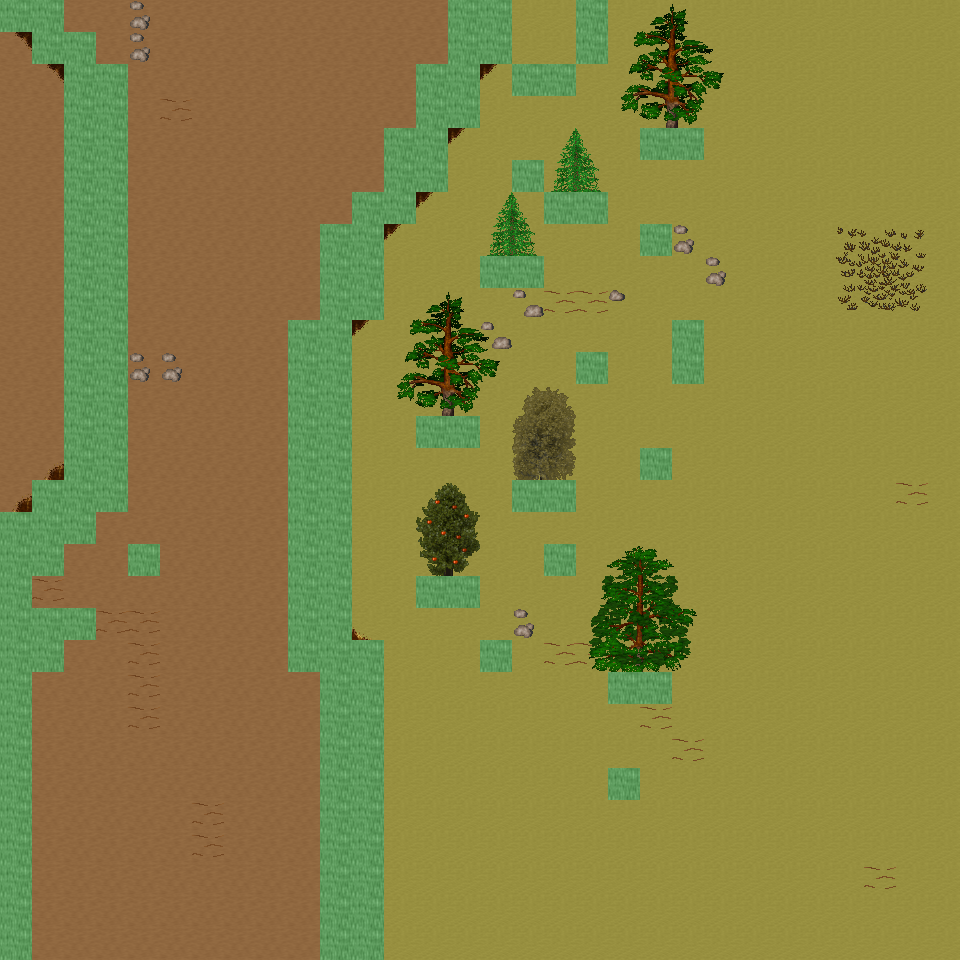

This is a level from a 2D game, rendered from its Tiled map with the project's own tilesets. A one-line summary and the map file follow, with tile-layer data summarised:
An orthogonal 30x30 tile map with 32x32 px tiles, 6 tile layers (Ground, Object, Object2, Above, ...), 47 tilesets and 6 objects (6x mapExit).

<map version="1.0" orientation="orthogonal" renderorder="right-down" width="30" height="30" tilewidth="32" tileheight="32" nextobjectid="7">
  <tileset firstgid="1" name="tileset_ground_ground" tilewidth="32" tileheight="32" tilecount="33" columns="3">
    <image source="../drawable/tileset_ground_ground.png" width="96" height="352" />
  </tileset>
  <tileset firstgid="34" name="tileset_ground_ice_ice" tilewidth="32" tileheight="32" tilecount="3" columns="3">
    <image source="../drawable/tileset_ground_ice_ice.png" width="96" height="32" />
  </tileset>
  <tileset firstgid="37" name="tileset_ground_earth_edges" tilewidth="32" tileheight="32" tilecount="18" columns="6">
    <image source="../drawable/tileset_ground_earth_edges.png" width="192" height="96" />
  </tileset>
  <tileset firstgid="55" name="tileset_ground_rock_pebbles" tilewidth="32" tileheight="32" tilecount="3" columns="1">
    <image source="../drawable/tileset_ground_rock_pebbles.png" width="32" height="96" />
  </tileset>
  <tileset firstgid="58" name="tileset_item_corpse_huge_animal" tilewidth="32" tileheight="32" tilecount="16" columns="2">
    <image source="../drawable/tileset_item_corpse_huge_animal.png" width="64" height="256" />
  </tileset>
  <tileset firstgid="74" name="tileset_plant_flower_daisy_white" tilewidth="32" tileheight="32" tilecount="8" columns="2">
    <image source="../drawable/tileset_plant_flower_daisy_white.png" width="64" height="128" />
  </tileset>
  <tileset firstgid="82" name="tileset_ground_ridge_earth_dark" tilewidth="32" tileheight="32" tilecount="96" columns="12">
    <image source="../drawable/tileset_ground_ridge_earth_dark.png" width="384" height="256" />
  </tileset>
  <tileset firstgid="178" name="tileset_ground_grass_edges" tilewidth="32" tileheight="32" tilecount="36" columns="12">
    <image source="../drawable/tileset_ground_grass_edges.png" width="384" height="96" />
  </tileset>
  <tileset firstgid="214" name="tileset_ground_ridge_ice_2" tilewidth="32" tileheight="32" tilecount="42" columns="7">
    <image source="../drawable/tileset_ground_ridge_ice_2.png" width="224" height="192" />
  </tileset>
  <tileset firstgid="256" name="tileset_ground_ice_glacier" tilewidth="32" tileheight="32" tilecount="1" columns="1">
    <image source="../drawable/tileset_ground_ice_glacier.png" width="32" height="32" />
  </tileset>
  <tileset firstgid="257" name="tileset_ground_ice_edges" tilewidth="32" tileheight="32" tilecount="9" columns="3">
    <image source="../drawable/tileset_ground_ice_edges.png" width="96" height="96" />
  </tileset>
  <tileset firstgid="266" name="tileset_plant_bush_large_brown" tilewidth="32" tileheight="32" tilecount="9" columns="3">
    <image source="../drawable/tileset_plant_bush_large_brown.png" width="96" height="96" />
  </tileset>
  <tileset firstgid="275" name="tileset_ground_ridge_ice" tilewidth="32" tileheight="32" tilecount="42" columns="7">
    <image source="../drawable/tileset_ground_ridge_ice.png" width="224" height="192" />
  </tileset>
  <tileset firstgid="317" name="tileset_plant_bush_various_small" tilewidth="32" tileheight="32" tilecount="9" columns="3">
    <image source="../drawable/tileset_plant_bush_various_small.png" width="96" height="96" />
  </tileset>
  <tileset firstgid="326" name="tileset_ground_rock_rocks_2" tilewidth="32" tileheight="32" tilecount="4" columns="2">
    <image source="../drawable/tileset_ground_rock_rocks_2.png" width="64" height="64" />
  </tileset>
  <tileset firstgid="330" name="tileset_building_decoration_blue_circle" tilewidth="32" tileheight="32" tilecount="4" columns="2">
    <image source="../drawable/tileset_building_decoration_blue_circle.png" width="64" height="64" />
  </tileset>
  <tileset firstgid="334" name="tileset_item_statue_cross" tilewidth="32" tileheight="32" tilecount="1" columns="1">
    <image source="../drawable/tileset_item_statue_cross.png" width="32" height="32" />
  </tileset>
  <tileset firstgid="335" name="tileset_ground_rock_green_crystal" tilewidth="32" tileheight="32" tilecount="9" columns="3">
    <image source="../drawable/tileset_ground_rock_green_crystal.png" width="96" height="96" />
  </tileset>
  <tileset firstgid="344" name="tileset_furniture_light_iron_lamp" tilewidth="32" tileheight="32" tilecount="3" columns="1">
    <image source="../drawable/tileset_furniture_light_iron_lamp.png" width="32" height="96" />
  </tileset>
  <tileset firstgid="347" name="tileset_item_statue_metal_and_stone" tilewidth="32" tileheight="32" tilecount="6" columns="3">
    <image source="../drawable/tileset_item_statue_metal_and_stone.png" width="96" height="64" />
  </tileset>
  <tileset firstgid="353" name="tileset_ground_ladder_horizontal_pale" tilewidth="32" tileheight="32" tilecount="3" columns="1">
    <image source="../drawable/tileset_ground_ladder_horizontal_pale.png" width="32" height="96" />
  </tileset>
  <tileset firstgid="356" name="tileset_plant_bush_bushes" tilewidth="32" tileheight="32" tilecount="10" columns="5">
    <image source="../drawable/tileset_plant_bush_bushes.png" width="160" height="64" />
  </tileset>
  <tileset firstgid="366" name="tileset_item_blood_floor_stain" tilewidth="32" tileheight="32" tilecount="1" columns="1">
    <image source="../drawable/tileset_item_blood_floor_stain.png" width="32" height="32" />
  </tileset>
  <tileset firstgid="367" name="tileset_item_corpse_skull_dark" tilewidth="32" tileheight="32" tilecount="2" columns="2">
    <image source="../drawable/tileset_item_corpse_skull_dark.png" width="64" height="32" />
  </tileset>
  <tileset firstgid="369" name="tileset_furniture_light_flames" tilewidth="32" tileheight="32" tilecount="6" columns="6">
    <image source="../drawable/tileset_furniture_light_flames.png" width="192" height="32" />
  </tileset>
  <tileset firstgid="375" name="tileset_logic_creature_human" tilewidth="32" tileheight="32" tilecount="5" columns="5">
    <image source="../drawable/tileset_logic_creature_human.png" width="160" height="32" />
  </tileset>
  <tileset firstgid="380" name="tileset_logic_creature_elemental" tilewidth="32" tileheight="32" tilecount="16" columns="8">
    <image source="../drawable/tileset_logic_creature_elemental.png" width="256" height="64" />
  </tileset>
  <tileset firstgid="396" name="tileset_logic_collision" tilewidth="32" tileheight="32" tilecount="1" columns="1">
    <image source="../drawable/tileset_logic_collision.png" width="32" height="32" />
  </tileset>
  <tileset firstgid="397" name="tileset_logic_creature_giant_human" tilewidth="32" tileheight="32" tilecount="16" columns="8">
    <image source="../drawable/tileset_logic_creature_giant_human.png" width="256" height="64" />
  </tileset>
  <tileset firstgid="413" name="tileset_plant_tree_taller_trees" tilewidth="32" tileheight="32" tilecount="32" columns="8">
    <image source="../drawable/tileset_plant_tree_taller_trees.png" width="256" height="128" />
  </tileset>
  <tileset firstgid="445" name="tileset_plant_tree_spruce" tilewidth="32" tileheight="32" tilecount="6" columns="2">
    <image source="../drawable/tileset_plant_tree_spruce.png" width="64" height="96" />
  </tileset>
  <tileset firstgid="451" name="tileset_plant_bush_bush_mult_colored" tilewidth="32" tileheight="32" tilecount="6" columns="3">
    <image source="../drawable/tileset_plant_bush_bush_mult_colored.png" width="96" height="64" />
  </tileset>
  <tileset firstgid="457" name="tileset_ground_ice_icehole" tilewidth="32" tileheight="32" tilecount="1" columns="1">
    <image source="../drawable/tileset_ground_ice_icehole.png" width="32" height="32" />
  </tileset>
  <tileset firstgid="458" name="tileset_logic_portal" tilewidth="32" tileheight="32" tilecount="24" columns="8">
    <image source="../drawable/tileset_logic_portal.png" width="256" height="96" />
  </tileset>
  <tileset firstgid="482" name="tileset_building_wall_int_clay" tilewidth="32" tileheight="32" tilecount="100" columns="10">
    <image source="../drawable/tileset_building_wall_int_clay.png" width="320" height="320" />
  </tileset>
  <tileset firstgid="582" name="tileset_plant_tree_pine_tree" tilewidth="32" tileheight="32" tilecount="20" columns="4">
    <image source="../drawable/tileset_plant_tree_pine_tree.png" width="128" height="160" />
  </tileset>
  <tileset firstgid="602" name="tileset_plant_tree_pine_tree_1" tilewidth="32" tileheight="32" tilecount="20" columns="4">
    <image source="../drawable/tileset_plant_tree_pine_tree_1.png" width="128" height="160" />
  </tileset>
  <tileset firstgid="622" name="tileset_plant_stump_hollow_logs" tilewidth="32" tileheight="32" tilecount="6" columns="3">
    <image source="../drawable/tileset_plant_stump_hollow_logs.png" width="96" height="64" />
  </tileset>
  <tileset firstgid="628" name="tileset_plant_stump_small_stump" tilewidth="32" tileheight="32" tilecount="4" columns="2">
    <image source="../drawable/tileset_plant_stump_small_stump.png" width="64" height="64" />
  </tileset>
  <tileset firstgid="632" name="tileset_plant_stump_stump_snow1" tilewidth="32" tileheight="32" tilecount="2" columns="2">
    <image source="../drawable/tileset_plant_stump_stump_snow1.png" width="64" height="32" />
  </tileset>
  <tileset firstgid="634" name="tileset_plant_stump_stump_snow" tilewidth="32" tileheight="32" tilecount="2" columns="2">
    <image source="../drawable/tileset_plant_stump_stump_snow.png" width="64" height="32" />
  </tileset>
  <tileset firstgid="636" name="tileset_building_decoration_rocks" tilewidth="32" tileheight="32" tilecount="6" columns="3">
    <image source="../drawable/tileset_building_decoration_rocks.png" width="96" height="64" />
  </tileset>
  <tileset firstgid="642" name="tileset_ground_rock_rocks" tilewidth="32" tileheight="32" tilecount="4" columns="2">
    <image source="../drawable/tileset_ground_rock_rocks.png" width="64" height="64" />
  </tileset>
  <tileset firstgid="646" name="tileset_plant_tree_snow_on_pine" tilewidth="32" tileheight="32" tilecount="20" columns="4">
    <image source="../drawable/tileset_plant_tree_snow_on_pine.png" width="128" height="160" />
  </tileset>
  <tileset firstgid="666" name="tileset_light_dim_light_5x5" tilewidth="32" tileheight="32" tilecount="25" columns="5">
    <image source="../drawable/tileset_light_dim_light_5x5.png" width="160" height="160" />
  </tileset>
  <tileset firstgid="691" name="tileset_logic_creature_fowl" tilewidth="32" tileheight="32" tilecount="6" columns="6">
    <image source="../drawable/tileset_logic_creature_fowl.png" width="192" height="32" />
  </tileset>
  <tileset firstgid="697" name="tileset_logic_creature_animal" tilewidth="32" tileheight="32" tilecount="32" columns="8">
    <image source="../drawable/tileset_logic_creature_animal.png" width="256" height="128" />
  </tileset>
  <layer name="Ground" width="30" height="30">
    <data>[900 cells, 900 non-empty, 2 distinct tile ids]</data>
  </layer>
  <layer name="Object" width="30" height="30">
    <data>[900 cells, 188 non-empty, 54 distinct tile ids]</data>
  </layer>
  <layer name="Object2" width="30" height="30">
    <data>[900 cells, 2 non-empty, 1 distinct tile ids]</data>
  </layer>
  <layer name="Above" width="30" height="30">
    <data>[900 cells, 72 non-empty, 50 distinct tile ids]</data>
  </layer>
  <layer name="Above2" width="30" height="30">
    <data>[900 cells, 0 non-empty, 0 distinct tile ids]</data>
  </layer>
  <layer name="Walkable" width="30" height="30">
    <data>[900 cells, 142 non-empty, 1 distinct tile ids]</data>
  </layer>
  <objectgroup name="MapEvents">
    <object id="1" name="north" type="mapExit" x="64" y="0" width="384" height="32">
      <properties>
        <property name="map" value="level_0_x68_y25" />
        <property name="x" value="2" />
        <property name="y" value="28" />
      </properties>
    </object>
    <object id="2" name="north2" type="mapExit" x="512" y="0" width="64" height="32">
      <properties>
        <property name="map" value="level_0_x68_y25" />
        <property name="x" value="16" />
        <property name="y" value="28" />
      </properties>
    </object>
    <object id="3" name="north3" type="mapExit" x="608" y="0" width="352" height="32">
      <properties>
        <property name="map" value="level_0_x68_y25" />
        <property name="x" value="19" />
        <property name="y" value="28" />
      </properties>
    </object>
    <object id="4" name="south" type="mapExit" x="32" y="928" width="288" height="32">
      <properties>
        <property name="map" value="level_0_x68_y27" />
        <property name="x" value="1" />
        <property name="y" value="1" />
      </properties>
    </object>
    <object id="5" name="south2" type="mapExit" x="384" y="928" width="576" height="32">
      <properties>
        <property name="map" value="level_0_x68_y27" />
        <property name="x" value="12" />
        <property name="y" value="1" />
      </properties>
    </object>
    <object id="6" name="east" type="mapExit" x="928" y="0" width="32" height="960">
      <properties>
        <property name="map" value="level_0_x69_y26" />
        <property name="x" value="1" />
        <property name="y" value="0" />
      </properties>
    </object>
  </objectgroup>
</map>
